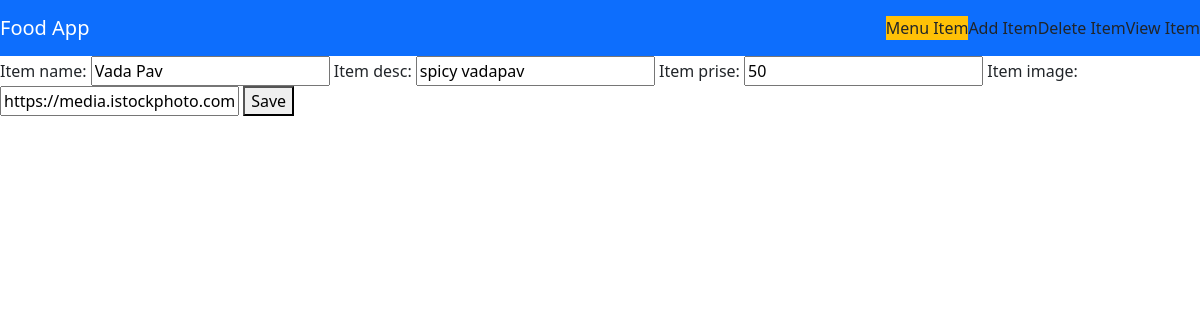
/food/update/1/, run on an earlier commit of the app's database.
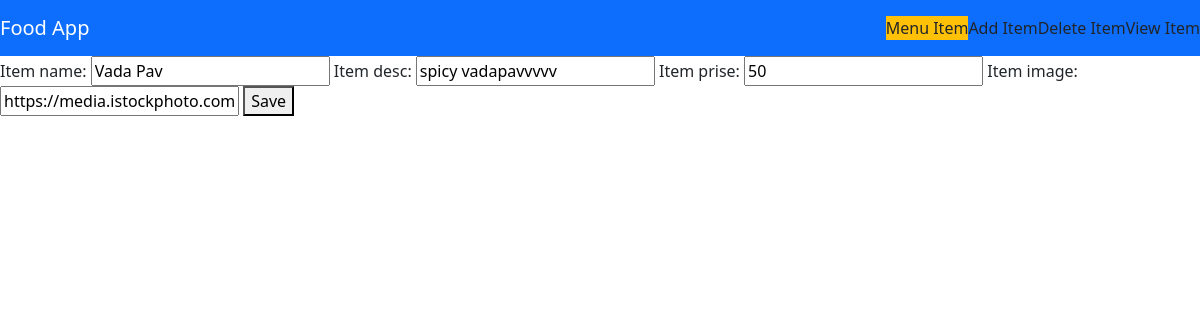
And on a later commit of the database.
### food/models.py (models this page shows, shortened)
class Item(models.Model):
    item_name= models.CharField(max_length=50)
    item_desc = models.CharField(max_length=200)
    item_prise= models.IntegerField()
    item_image = models.CharField(max_length=500,default="https://cdn.dribbble.com/users/1012566/screenshots/4187820/media/985748436085f06bb2bd63686ff491a5.jpg?resize=400x300&vertical=center")

### food/views.py (the view)
# urls.py: path('update/<int:id>/',views.update_item,name="update_item"),
def update_item(request,id):
    item = Item.objects.get(id=id)
    form=ItemFrom(request.POST or None, instance=item)
    if form.is_valid():
        form.save()
        return redirect('food:index')
    return render(request,"food/item-form.html",{'form':form,'item':item})

### food/forms.py
class ItemFrom(forms.ModelForm):
    class Meta:
        model = Item
        fields =['item_name','item_desc','item_prise','item_image']

### food/templates/food/item-form.html (shortened to what this page needs)
 {% extends "food/base.html" %}
 {% block body%}
<form method = 'POST'>
    {{form}}
    <button type="submit"> Save </button>
</form>
{% endblock%}

### food/templates/food/base.html (shortened to what this page needs)
{% load static %}
<!doctype html>
<html lang="en">
<head>
    <link href="https://cdn.jsdelivr.net/npm/bootstrap@5.3.2/dist/css/bootstrap.min.css" rel="stylesheet"
>
</head>
<body>
<nav class="navbar navbar-dark bg-primary">
    <a href="#" class="navbar-brand">Food App</a>
    <div class="navbar">
        <a  class="nav-item nav-link bg-warning" href="#">Menu Item</a>
        <a  class="nav-item nav-link" href="{% url 'food:create_item' %}">Add Item </a>
        <a  class="nav-item nav-link" href="#">Delete Item</a>
        <a  class="nav-item nav-link" href="#">View Item</a>
    </div>
</nav>
{% block body%}
{% endblock %}
</body>
</html>

What changed in the data, as far as the page shows it:
changed Item "Vada Pav": item_desc "spicy vadapav" → "spicy vadapavvvvv"
